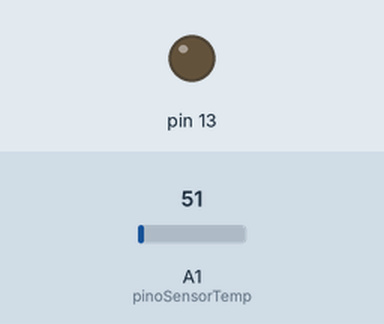
Bench run of a sketch on a simulated Arduino Uno, built with avr-gcc and run on an emulated ATmega328P. Shown: output pins drawn as LEDs (lit = HIGH). The inputs (shaded band) are chosen by the test bench; at power-on: A1 (pinoSensorTemp) = 51.

Above: at 1.0 s.
At 6.0 s:
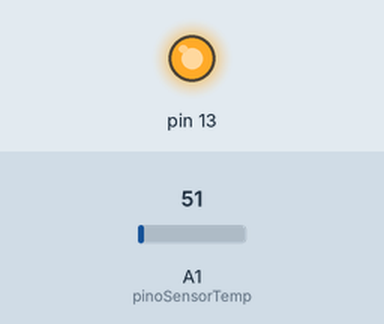
Timing chart, 0 to 13.0 s (numbered marks = the images above):
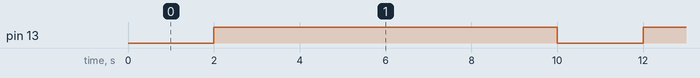

Measured:
- by itself, pin 13: alternates HIGH for 8.0 s and LOW for 2.0 s

The sketch:

Envia_RAW.ino
```cpp
/*
*	Projeto: Automação de Ar condicionado, utilizando sensor eletrônico de Temperatura LM35 e um Emissor de Infra-Vermelho.
*			 Garante que Ar condicionado retorne ligar após uma queda de força elétrica, através do controle de Temperatura do ambiente.

*	Bibliotecas utilizadas: 1)para envio do código RAW: IRemote encontrada no site: https://github.com/shirriff/Arduino-IRremote
*							2)para leitura do sinal: Fora utilizado o Algoritmo encontrado no site abaixo:
*								http://www.analysir.com/blog/wp-content/uploads/2014/03/Arduino_Record_Long_AirConditioner_Infrared_Signals_10.txt
*
*
*	Autor: Deividson Calixto da Silva email: deividsoncs@gmail.com
*/

#include <IRremote.h>
IRsend irsend;

//Padrao sinal RAW Ligar Ar Condicionado SAMSUNG
unsigned int S_pwr[349]={616, 17840, 3032, 8928, 528, 468, 528, 1464, 528, 464, 528, 468, 528, 468, 528, 468, 528, 468, 524, 472, 524, 472, 524, 1488, 508, 488, 452, 540, 452, 1540, 524, 472, 524, 468, 528, 1464, 528, 1460, 528, 1460, 532, 1460, 528, 1464, 528, 468, 528, 468, 524, 472, 524, 492, 508, 488, 452, 544, 496, 496, 524, 472, 524, 472, 528, 468, 528, 464, 532, 464, 532, 464, 528, 464, 532, 464, 532, 464, 532, 464, 528, 468, 528, 468, 528, 468, 528, 468, 524, 492, 512, 484, 452, 544, 496, 496, 524, 472, 524, 472, 528, 464, 532, 464, 532, 464, 532, 464, 532, 460, 532, 1460, 532, 1456, 532, 1460, 532, 1460, 560, 2932, 3032, 8932, 512, 1480, 520, 476, 524, 468, 528, 468, 532, 464, 532, 460, 536, 460, 532, 464, 532, 464, 532, 1456, 532, 464, 532, 464, 532, 1460, 528, 468, 528, 1484, 508, 1480, 500, 1492, 524, 1464, 532, 1456, 536, 1456, 532, 464, 532, 464, 532, 460, 532, 464, 532, 464, 532, 464, 532, 464, 528, 468, 528, 468, 528, 488, 512, 484, 496, 500, 520, 472, 528, 468, 528, 468, 532, 460, 536, 460, 532, 464, 532, 464, 532, 460, 532, 464, 532, 464, 532, 464, 532, 464, 528, 468, 528, 468, 528, 488, 512, 484, 512, 484, 496, 496, 528, 468, 524, 472, 528, 468, 528, 464, 532, 464, 532, 464, 532, 2964, 3004, 8932, 532, 1460, 532, 464, 528, 468, 528, 468, 528, 464, 528, 468, 528, 492, 512, 484, 496, 496, 500, 1488, 528, 468, 528, 468, 532, 464, 532, 464, 528, 1460, 532, 1456, 532, 464, 532, 1460, 528, 1464, 528, 1460, 528, 1484, 456, 1536, 500, 1488, 528, 1464, 528, 1460, 532, 464, 532, 464, 532, 464, 528, 1460, 532, 1460, 528, 1460, 528, 472, 524, 468, 528, 492, 512, 484, 452, 540, 500, 1488, 528, 472, 524, 468, 528, 468, 528, 1460, 532, 1460, 528, 468, 528, 1460, 528, 1464, 528, 468, 524, 472, 524, 492, 512, 484, 452, 544, 452, 544, 496, 496, 524, 1464, 532, 1460, 528, 1460, 532, 1460, 528};

//Padrao sinal RAW Desligar Ar Condicionado SAMSUNG
//unsigned int S_pwr1[349]={612, 17848, 3032, 8928, 528, 468, 524, 1464, 528, 468, 528, 468, 524, 472, 524, 468, 528, 468, 524, 472, 524, 472, 524, 1468, 520, 496, 512, 484, 452, 1536, 500, 1492, 524, 472, 524, 1464, 528, 1460, 528, 1464, 524, 1464, 528, 1464, 524, 472, 524, 472, 524, 472, 524, 492, 508, 488, 452, 544, 472, 520, 500, 496, 524, 472, 524, 472, 524, 468, 528, 468, 528, 468, 528, 464, 528, 468, 528, 468, 528, 468, 528, 468, 524, 472, 524, 472, 524, 472, 524, 492, 508, 488, 448, 544, 500, 496, 500, 496, 524, 472, 528, 464, 528, 468, 528, 468, 528, 468, 528, 464, 528, 468, 528, 468, 528, 1460, 528, 1464, 548, 2944, 3024, 8940, 512, 1480, 452, 544, 496, 496, 524, 472, 528, 468, 528, 468, 528, 464, 532, 464, 532, 464, 528, 1460, 532, 464, 528, 468, 528, 1464, 528, 468, 528, 1460, 528, 1484, 512, 1480, 520, 1468, 528, 1460, 532, 1460, 532, 464, 532, 460, 532, 464, 532, 464, 532, 464, 532, 464, 528, 468, 528, 468, 528, 468, 528, 464, 532, 488, 508, 484, 500, 496, 524, 472, 528, 468, 528, 464, 532, 464, 532, 464, 532, 460, 536, 460, 532, 464, 532, 464, 532, 460, 536, 464, 528, 464, 532, 464, 532, 464, 528, 468, 528, 488, 512, 484, 500, 496, 524, 472, 524, 468, 532, 464, 532, 464, 532, 464, 532, 2960, 3008, 8932, 532, 1456, 532, 464, 532, 464, 532, 464, 528, 468, 528, 468, 528, 468, 528, 488, 512, 484, 496, 1492, 524, 472, 528, 464, 532, 464, 532, 1456, 536, 1456, 532, 1456, 536, 460, 532, 1460, 532, 1460, 528, 1464, 528, 1480, 508, 1484, 524, 1464, 528, 1464, 528, 1460, 532, 464, 532, 464, 532, 460, 532, 1460, 532, 1456, 532, 1460, 532, 464, 528, 468, 528, 492, 508, 484, 500, 496, 500, 1488, 528, 468, 528, 468, 532, 464, 528, 1460, 532, 1456, 532, 464, 532, 1460, 528, 1460, 532, 468, 528, 468, 524, 468, 528, 492, 512, 480, 476, 520, 500, 496, 524, 472, 524, 468, 528, 1460, 536, 1456, 532};

int pinoSensorTemp = 1;
int valorLido = 0;
unsigned long tempoAnterior = 0;
unsigned long tempoIntervalo = 10000; //Tempo de intervalo para leitura da temperatura, em milisegundos.
unsigned long intervaloHeartBeat = 2000;
int enviou = 0;

//Porta de envio padrao de sinal: PWM 9 (Pro Mini porta 03)

void setup(){
  //Serial.begin(9600);
  pinMode(13, OUTPUT);
}

void loop() {
	heartBeat();
	//Serial.println(getTemperatura());
	if ((millis() - tempoAnterior) > tempoIntervalo && enviou == 0){
		if (getTemperatura() > 26){
			//Serial.println("Enviando Sinal Ligar...");
			ligarAr();
			enviou = 1;
		}
		tempoAnterior = millis();
	}

	if ((enviou == 1) && ((millis() - tempoAnterior) > 20000)){
		enviou = 0;
		//Serial.println("Passaram-se 20 seg... Retornando ao tempo de intervalo normal!");
	}
}

float getTemperatura(){
	valorLido = analogRead(pinoSensorTemp);
	float temperatura = (valorLido * 0.00488);
	temperatura = temperatura * 100;
	return temperatura;
}

void ligarAr(){
    //Serial.println("Ligando...");
    irsend.sendRaw(S_pwr, 349, 38);
    //Serial.println("Executando a 38 Hz");
}

void heartBeat(){
	if(millis() - tempoAnterior > intervaloHeartBeat)
		digitalWrite(13, HIGH);
	else
		digitalWrite(13, LOW);
}


/*
void desligaAr(){
    Serial.println("Desligando...");
    //irsend.sendRaw(S_pwr1, 349, 38);
    Serial.println("Executando a 38 Hz");
}
*/
```
